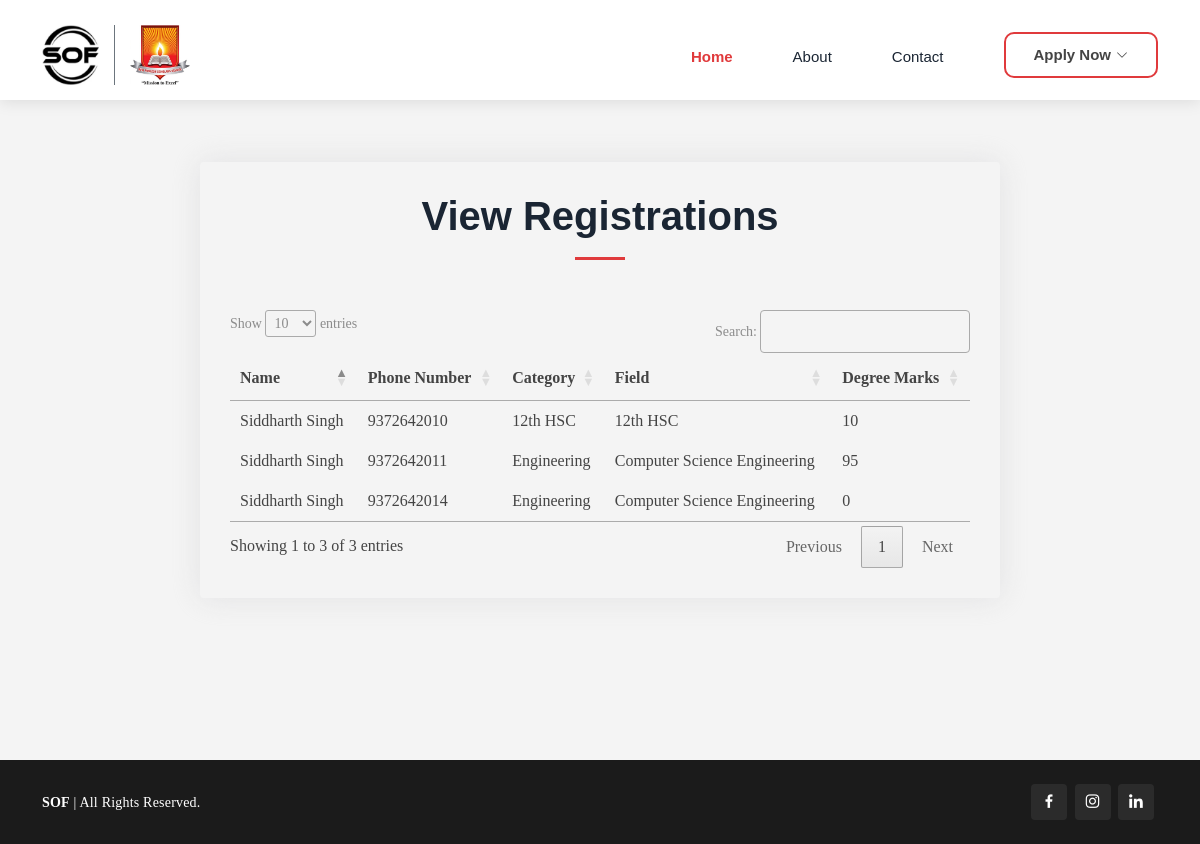
/pageview.php, run on an earlier commit of the app's database.
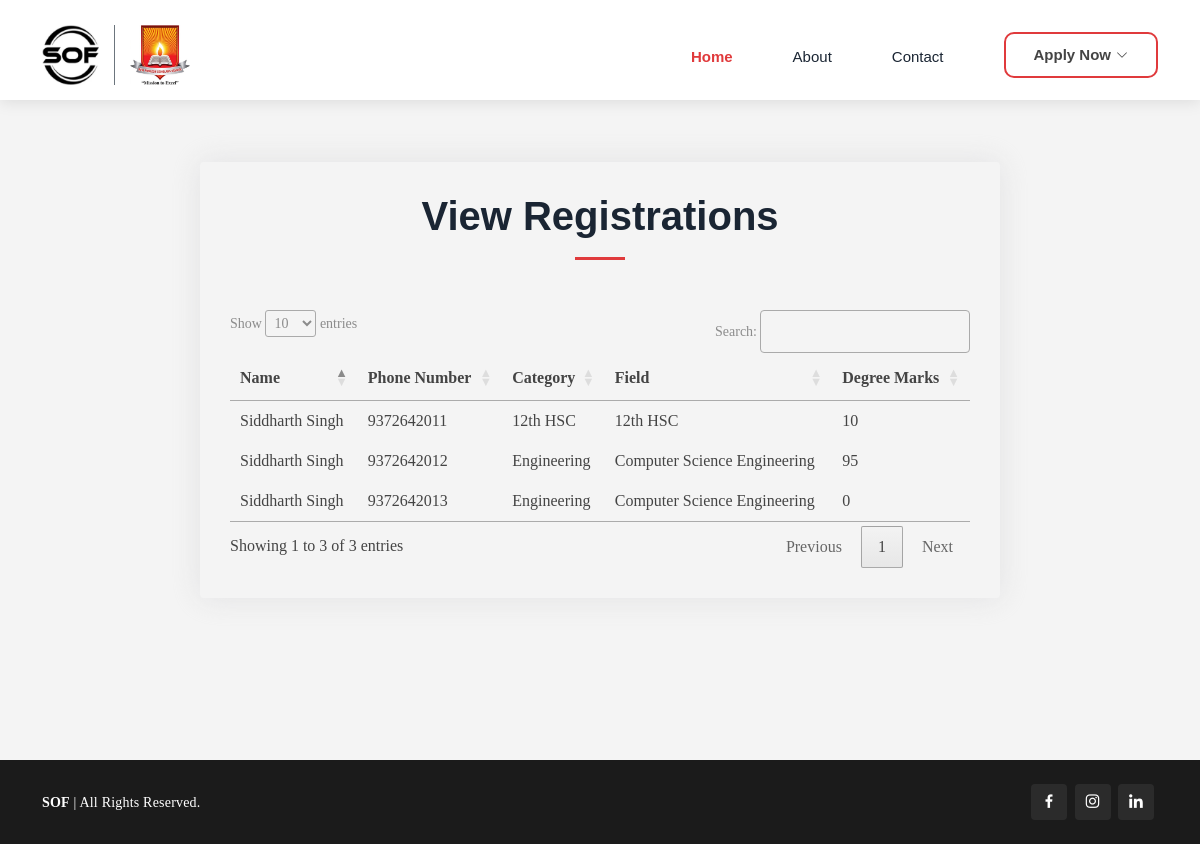
And on a later commit of the database.
### tables this page shows
CREATE TABLE `students` (
  `id` int(11) NOT NULL,
  `first_name` varchar(50) NOT NULL,
  `last_name` varchar(50) NOT NULL,
  `phone` varchar(50) NOT NULL,
  `email` varchar(500) NOT NULL,
  `college` varchar(250) NOT NULL,
  `category` varchar(100) NOT NULL,
  `field` varchar(300) NOT NULL,
  `tenth_marks` float NOT NULL,
  `twelfth_marks` float NOT NULL DEFAULT 0,
  `degree_marks` float NOT NULL DEFAULT 0,
  `year_of_passing` int(11) NOT NULL,
  `path` varchar(1000) NOT NULL,
  `dob` date NOT NULL,
  `attended` int(11) NOT NULL DEFAULT 0,
  `top` int(11) NOT NULL DEFAULT 0,
  `apti_marks` int(11) NOT NULL DEFAULT 0
);

### pageview.php (the view, shortened to what this page needs)
<?php include("./connect.php") ?>
<!DOCTYPE html>
<html lang="en">
  <head>
    <link
      href="https://api.fontshare.com/v2/css?f[]=poppins@900,500,400,300,800,700,600&f[]=hind@400,500&display=swap"
      rel="stylesheet"
    />
    <link href="assets/vendor/aos/aos.css" rel="stylesheet" />
    <link
      href="assets/vendor/bootstrap/css/bootstrap.min.css"
      rel="stylesheet"
    />
    <link
      href="assets/vendor/bootstrap-icons/bootstrap-icons.css"
      rel="stylesheet"
    />
    <link href="assets/vendor/boxicons/css/boxicons.min.css" rel="stylesheet" />
    <link
      href="assets/vendor/glightbox/css/glightbox.min.css"
      rel="stylesheet"
    />
    <link href="https://cdn.datatables.net/1.13.6/css/jquery.dataTables.min.css" rel="stylesheet"/>
    <link href="assets/vendor/remixicon/remixicon.css" rel="stylesheet" />
    <link href="assets/vendor/swiper/swiper-bundle.min.css" rel="stylesheet" />
    <link href="assets/css/style.css" rel="stylesheet" />
  </head>
  <body>
   <header id="header" class="fixed-top d-flex align-items-center">
    <div class="container d-flex align-items-center">
      <div class="mylogo me-auto">
        <img src="assets/img/sof.jpeg" style="border-left: none;padding-left: 0;" class="apsitlogo" alt="" srcset="">
        <img src="assets/img/nhss.jpeg" class="apsitlogo" alt="" srcset="">
      </div>
      <nav id="navbar" class="navbar order-last order-lg-0">
        <ul>
          <li><a class="nav-link scrollto active hover-underline-animation" href="/index.php#videohero">Home</a></li>
          <li><a class="nav-link scrollto hover-underline-animation" href="/index.php#about">About</a></li>
          <li><a class="nav-link scrollto hover-underline-animation" href="/index.php#contact">Contact</a></li>
          <li class="dropdown" style="cursor:pointer"><a id="myherobutton"><span>Apply Now</span> <i class="bi bi-chevron-down"></i></a>
          </li>
        </ul>
      </nav>
    </div>
  </header>
    <div class="progress-header">
      <div class="progress-container">
      </div>
    </div>
    <main id="main">
      <section class="contact" style="min-height: 95vh; position: relative">
        <div
          style="
            position: absolute;
            left: 50%;
            top: 50%;
            transform: translate(-50%, -50%);
          "
          class="col-lg-8 col-sm-8 col-xs-8 resultbox container aos-init aos-animate php-email-form"
        >
          <div class="section-title">
            <h2>View Registrations</h2>
          </div>
            <?php
                $query = "select * from students";
                $result = mysqli_query($conn, $query);
            ?>
            <table id="tableUser">
                <thead>
                <tr>
                    <th scope="col">Name</th>
                    <th scope="col">Phone Number</th>
                    <th scope="col">Category</th>
                    <th scope="col">Field</th>
                    <th scope="col">Degree Marks</th>
                </tr>
                </thead>
                <tbody>
                <?php while($res=$result->fetch_assoc()){
                    echo "<tr>
                        <td>". $res['first_name']. " " .$res['last_name'] ."</td>
                        <td>". $res['phone']."</td>
                        <td>". $res['category'] ."</td>
                        <td>". $res['field'] ."</td>
                        <td>". $res['degree_marks'] ."</td>
                    </tr>";
                }
                ?>
                </tbody>
            </table>
        </div>
      </section>
    </main>
    <footer id="footer">
<div class="container d-md-flex py-4" style="align-items: center;">
  <div class="me-md-auto text-center text-md-start" style="letter-spacing: 0.2px;">
    <div class="copyright">
      <strong>SOF</strong> | All Rights Reserved.
    </div>
  </div>
  <div class="social-links text-center text-md-end pt-3 pt-md-0">
    <a href="https://www.facebook.com/profile.php?id=100081828978440&mibextid=ZbWKwL" class="facebook"><i class="bx bxl-facebook"></i></a>
    <a href="https://instagram.com/ishrae_thane_chapter?igshid=MzRlODBiNWFlZA==" class="instagram"><i class="bx bxl-instagram"></i></a>
    <a href="https://www.linkedin.com/company/ishrae-thane-chapter/" class="linkedin"><i class="bx bxl-linkedin"></i></a>
  </div>
</div>
</footer>
  </body>
</html>

### assets/css/style.css (style rules this page uses)
body { font-family: 'Poppins'; background-color: #f4f4f4; color: #444444; }
a { color: #e03a3c; text-decoration: none; }
h1, h2, h3, h4, h5, h6 { font-family: "poppins", sans-serif; }
#header { background: #fff; transition: all 0.5s; z-index: 997; padding: 25px 0 15px 0; box-shadow: 0px 2px 15px rgba(0, 0, 0, 0.1); }
.navbar { padding: 0; }
.navbar ul { margin: 0; padding: 0; display: flex; list-style: none; align-items: center; }
.navbar li { position: relative; }
.navbar a, .navbar a:focus { display: flex; align-items: center; justify-content: space-between; padding: 10px 0 5px 0px; font-family: "poppins", sans-serif; font-size: 15px; font-weight: 400; color: #1a2533; white-space: nowrap; transition: 0.3s; margin-left: 60px; }
.navbar a i, .navbar a:focus i { font-size: 12px; line-height: 0; margin-left: 5px; }
.navbar a:hover, .navbar .active, .navbar .active:focus, .navbar li:hover>a { color: #e03a3c; font-weight: 600; }
section { padding: 60px 0; overflow: hidden; position: relative; }
.section-title { text-align: center; padding-bottom: 30px; position: relative; }
.section-title h2 { font-size: 32px; font-weight: bold; text-transform: uppercase; margin-bottom: 20px; padding-bottom: 20px; position: relative; }
.section-title h2::after { content: ""; position: absolute; display: block; width: 50px; height: 3px; background: #e03a3c; bottom: 0; left: calc(50% - 25px); }
.contact .php-email-form { box-shadow: 0 0 30px rgba(214, 215, 216, 0.6); padding: 30px; border-radius: 4px; }
#footer { color: #fff; font-size: 14px; background: #1b1b1b; }
#footer .social-links a { font-size: 18px; display: inline-block; background: #2b2b2b; color: #fff; line-height: 1; padding: 8px 0; margin-right: 4px; border-radius: 4px; text-align: center; width: 36px; height: 36px; transition: 0.3s; }
.hover-underline-animation { display: inline-block; position: relative; color: #e03a3c; }
.hover-underline-animation::after { content: ''; position: absolute; width: 100%; transform: scaleX(0); height: 2px; bottom: 0; left: 0; background-color: #e03a3c; transform-origin: bottom right; transition: transform 0.25s ease-out; }
.mylogo { display: flex; align-items: center; cursor: pointer; }
.apsitlogo { height: 60px; padding: 0 15px 0 15px; border-left: 1px solid #6c757d; transition: all 0.5s; }
.contact h2 { font-size: 40px; font-family: "poppins",sans-serif; text-transform: none; color:#1a2533; }
.progress-header { position: fixed; top: 0; width: 100%; z-index: 1000; }
.progress-container { background-color: rgba(150, 150, 150, 0); height: 7px; width: 100%; }
#myherobutton { font-weight: 600; padding: 10px 28px; border: 2px solid #e03a3c; transition: 0.3s; border-radius: 10px; }
.resultbox { box-shadow: 0 4px 16px rgba(0, 0, 0, 0.1); }

What changed in the data, as far as the page shows it:
removed students: first_name "Siddharth", last_name "Singh", phone "9372642010", category "12th HSC", field "12th HSC", degree_marks "10"
removed students: first_name "Siddharth", last_name "Singh", phone "9372642014", category "Engineering", field "Computer Science Engineering", degree_marks "0"
changed students id 9372642011: category "Engineering" → "12th HSC"; field "Computer Science Engineering" → "12th HSC"; degree_marks "95" → "10"
added students: first_name "Siddharth", last_name "Singh", phone "9372642012", category "Engineering", field "Computer Science Engineering", degree_marks "95"
added students: first_name "Siddharth", last_name "Singh", phone "9372642013", category "Engineering", field "Computer Science Engineering", degree_marks "0"
